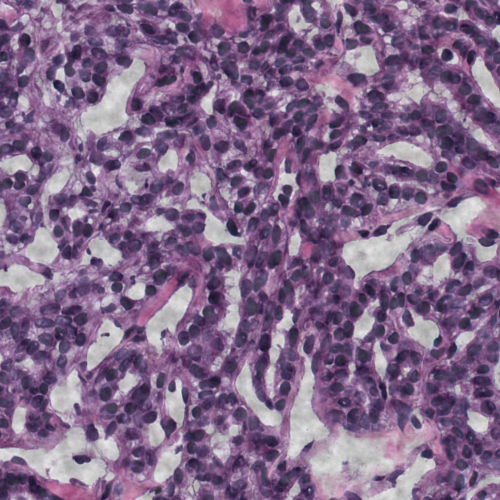
#> input picture Dataset/sample/simpleNoise/0.png, 1000 x 1000 px, found by its file name (shown at 1/2 size)
$ python showMaxBPool.py
#> lines starting #> are read from the running program, lines starting #| are printed output that depends on the picture
import cv2
import numpy as np
import matplotlib.pyplot as plt

# Read or generate the image
original_image = cv2.imread('Dataset/testNormal/0.png')  # Grayscale for simplicity
#> original_image is the input picture: shape (1000, 1000, 3); mean B, G, R 138.9, 105.2, 130.8
print(original_image.shape)
#| (1000, 1000, 3)

# Apply Max Pooling
pool_size = 3
max_pooled_image = cv2.resize(original_image, (original_image.shape[1] // pool_size, original_image.shape[0] // pool_size), interpolation=cv2.INTER_NEAREST)
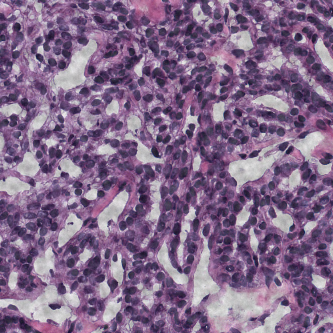
#> max_pooled_image: shape (333, 333, 3); mean B, G, R 138.9, 105.1, 130.8

# Apply Gaussian Blur
blurred_image = cv2.GaussianBlur(max_pooled_image, (5, 5), 0)
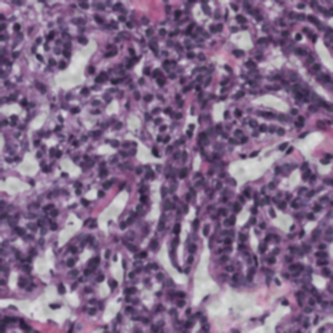
#> blurred_image: shape (333, 333, 3); mean B, G, R 138.9, 105.2, 130.8

# Plot
fig, axes = plt.subplots(1, 3, figsize=(15, 5))
axes[0].imshow(original_image, cmap='gray')
axes[0].set_title('Original Image')
axes[1].imshow(max_pooled_image, cmap='gray')
axes[1].set_title('Max Pooled Image')
axes[2].imshow(blurred_image, cmap='gray')
axes[2].set_title('MaxBlurPooled Image')

for ax in axes:
    ax.axis('off')

plt.savefig("test.png")
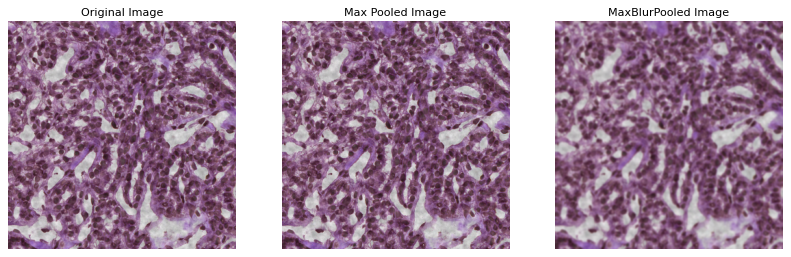
#> figure drawn by matplotlib, 3 panels; B, G, R data is drawn as R, G, B
